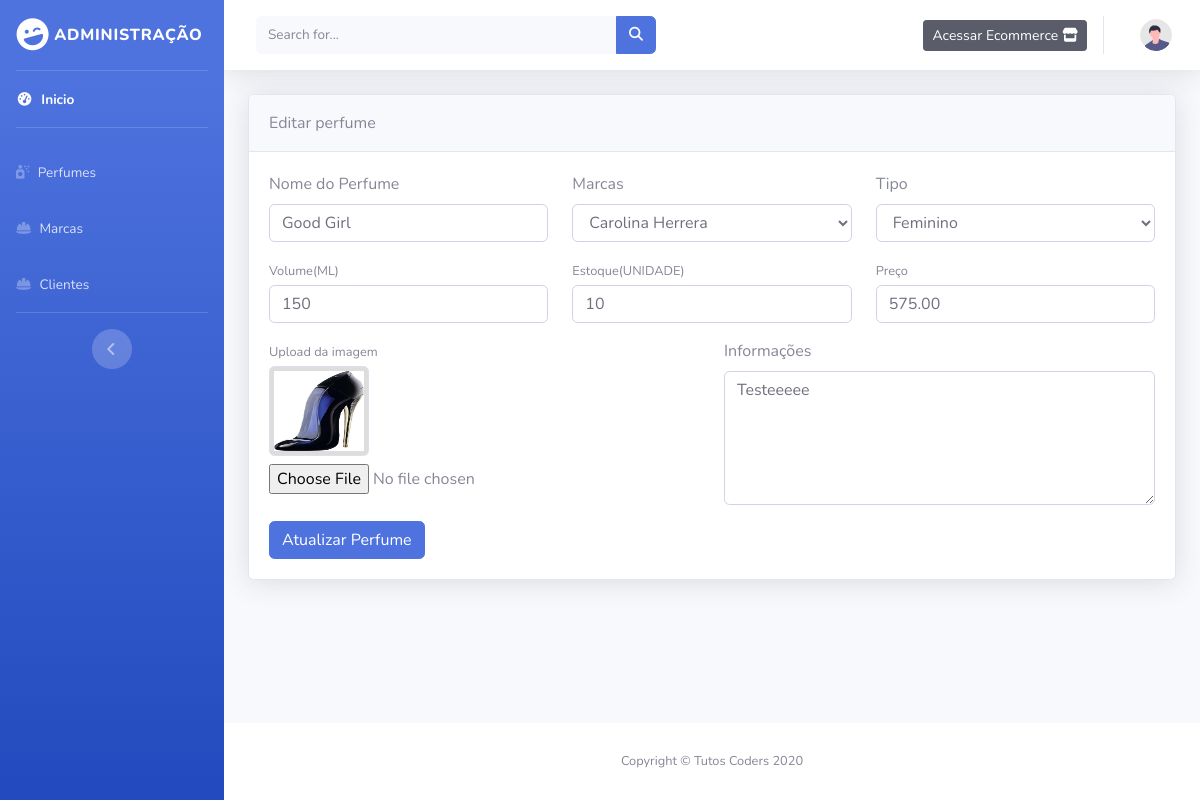
Page /admin/perfume/edit/1 on the committed database.
### tables this page shows
CREATE TABLE `perfumes` (
  `id` int(11) NOT NULL,
  `nome` varchar(100) NOT NULL,
  `descricao_info` text NOT NULL,
  `marca` int(11) NOT NULL,
  `tipo` varchar(20) DEFAULT NULL,
  `volume` int(11) NOT NULL,
  `preco` decimal(10,2) NOT NULL,
  `estoque` int(11) NOT NULL,
  `imagem` blob DEFAULT NULL
);

CREATE TABLE `marcas` (
  `id` int(11) NOT NULL,
  `nome` varchar(60) NOT NULL,
  `pais_origem` varchar(60) NOT NULL
);

### application/controllers/admin/Perfume.php (called while the page is built, shortened)
<?php
class Perfume extends MY_Controller
{
	public function edit($id)
	{
		$dados['perfume'] = $this->Perfume_model->buscaperfumePorId($id);
		$dados['marcas'] = $this->Marca_model->buscaMarcas();
		$dados['subview'] = 'admin/perfume/insertEdit';
		$this->load->vars($dados);
		$this->load->view('admin/layout_main_admin');
	}
}

### index.php (called while the page is built, shortened)
<?php
require_once BASEPATH.'core/CodeIgniter.php';

### application/models/Perfume_model.php (called while the page is built, shortened)
<?php
class Perfume_model extends CI_Model
{
	public function buscaPerfumePorId($id)
	{
		$this->db->select('*');
		$this->db->from('perfumes');
		$this->db->where('id', $id);
		return $this->db->get()->row();
	}
}

### application/models/Marca_model.php (called while the page is built, shortened)
<?php
class Marca_model extends CI_Model
{
	public function buscaMarcas()
	{
		$this->db->select('*');
		$this->db->from('marcas');
		return $this->db->get()->result();
	}
}

### application/views/admin/perfume/insertEdit.php (the view, shortened to what this page needs)
<div class="card shadow mb-4">
	<div class="card-header py-3"><?= empty($perfume->nome) ? 'Novo perfume' : 'Editar perfume'; ?></div>
	<div class="card-body">
		<?php if (isset($perfume->id)) : ?>
			<form class="form" action="<?= base_url() ?>admin/perfume/update/<?= $perfume->id ?>" method="post" enctype="multipart/form-data">
			<?php else : ?>
				<form class="form" method="POST" enctype="multipart/form-data" action="<?= base_url() ?>admin/perfume/create">
				<?php endif; ?>
				<div class="row">
					<div class="col">
						<div class="form-group">
							<label for="inputUsername">Nome do Perfume</label>
							<input class="form-control" type="text" value="<?= $perfume->nome; ?>" name="nome" required>
						</div>
					</div>
					<div class="col">
						<div class="form-group">
							<label for="exampleFormControlSelect2">Marcas</label>
							<select class="form-control" id="exampleFormControlSelect2" name="marca" required>
								<?php foreach ($marcas as $marca) : ?>
									<option value="<?= $marca->id ?>" <?php if ($marca->id == $perfume->marca) echo "selected"; ?>>
										<?= $marca->nome ?>
									</option>
								<?php endforeach ?>
							</select>
						</div>
					</div>
					<div class="col">
						<div class="form-group">
							<label for="exampleFormControlSelect1">Tipo</label>
							<select class="form-control" id="exampleFormControlSelect1" name="tipo" required>
								<option value="Feminino" <?php if ($perfume->tipo == 'Feminino') echo "selected"; ?>>Feminino</option>
							</select>
						</div>
					</div>
				</div>
				<div class="row">
					<div class="col">
						<div class="form-group">
							<label class="small mb-1" for="inputUsername">Volume(ML)</label>
							<input class="form-control" type="text" value="<?= $perfume->volume; ?>" name="volume" required>
						</div>
					</div>
					<div class="col">
						<div class="form-group">
							<label class="small mb-1" for="inputUsername">Estoque(UNIDADE)</label>
							<input class="form-control" type="number" value="<?= $perfume->estoque; ?>" name="estoque" required>
						</div>
					</div>
					<div class="col">
						<div class="form-group">
							<label class="small mb-1" for="inputUsername">Preço</label>
							<input class="form-control" type="text" value="<?= $perfume->preco; ?>" name="preco" required>
						</div>
					</div>
				</div>
				<div class="row">
					<div class="col-6">
						<div class="form-group">
							<label class="small mb-1" for="inputUsername">Upload da imagem</label>
							<?php if ($perfume->imagem == '') : ?>
								<img src="<?= base_url('assets/admin/images/default_upload.jpg'); ?>" id="img_url" alt="Sua imagem" class="img-thumbnail">
							<?php else : ?>
								<img src="<?= base_url('assets/admin/upload/' . $perfume->imagem); ?>" id="img_url" alt="Sua imagem" class="img-thumbnail">
							<?php endif; ?>
							<input class="form-control-file mt-2" id="inputUsername" type="file" name="imagem" onChange="img_pathUrl(this);">
						</div>
					</div>
					<div class="col-6">
						<div class="form-group">
							<label for="inputUsername">Informações</label>
							<textarea class="form-control" name="descricao_info" id="" cols="30" rows="5" required><?= $perfume->descricao_info; ?></textarea>
						</div>
					</div>
				</div>
				<?php if (isset($perfume->id)) { ?>
					<button class="btn btn-primary" type="submit">Atualizar Perfume</button>
				<?php } else { ?>
					<button class="btn btn-primary" type="submit">Adicionar Perfume</button>
				<?php } ?>
				</form>
	</div>
</div>

### assets/admin/css/style.css (style rules this page uses)
#img_url { background: #ddd; width: 6.25rem; height: 5.625rem; display: block; }

### rows in the picture
perfumes: nome "Good Girl", marca "Carolina Herrera", tipo "Feminino", volume "150", estoque "10", preco "575.00", imagem (picture), descricao_info "Testeeeee"
